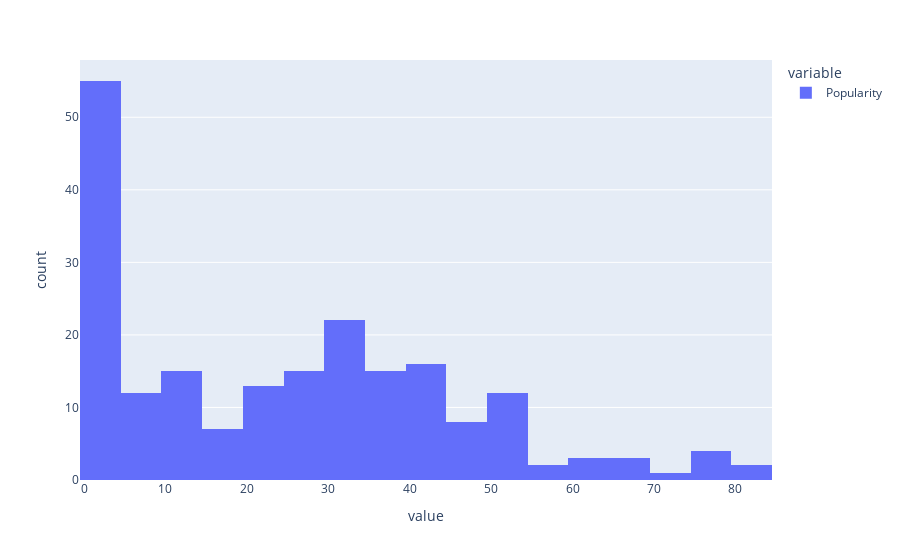

Write notebook code for a chart like this one.
### Code cell
# Histogram of popularity scores
px.histogram(df['Popularity'])

### Figure 1 — Plotly figure (JSON) as saved in the notebook; plotly's stock layout.template omitted (floating-point values rounded to 4 significant figures; data arrays with more than 128 entries replaced by an {"elided": "..."} marker saying what was removed)
{"data": [{"bingroup": "x", "hovertemplate": "variable=Popularity<br>value=%{x}<br>count=%{y}<extra></extra>", "legendgroup": "Popularity", "marker": {"color": "#636efa", "pattern": {"shape": ""}}, "name": "Popularity", "orientation": "v", "showlegend": true, "type": "histogram", "x": {"elided": "220 float values"}, "xaxis": "x", "yaxis": "y"}], "layout": {"barmode": "relative", "legend": {"title": {"text": "variable"}, "tracegroupgap": 0}, "margin": {"t": 60}, "xaxis": {"anchor": "y", "domain": [0, 1], "title": {"text": "value"}}, "yaxis": {"anchor": "x", "domain": [0, 1], "title": {"text": "count"}}}}
